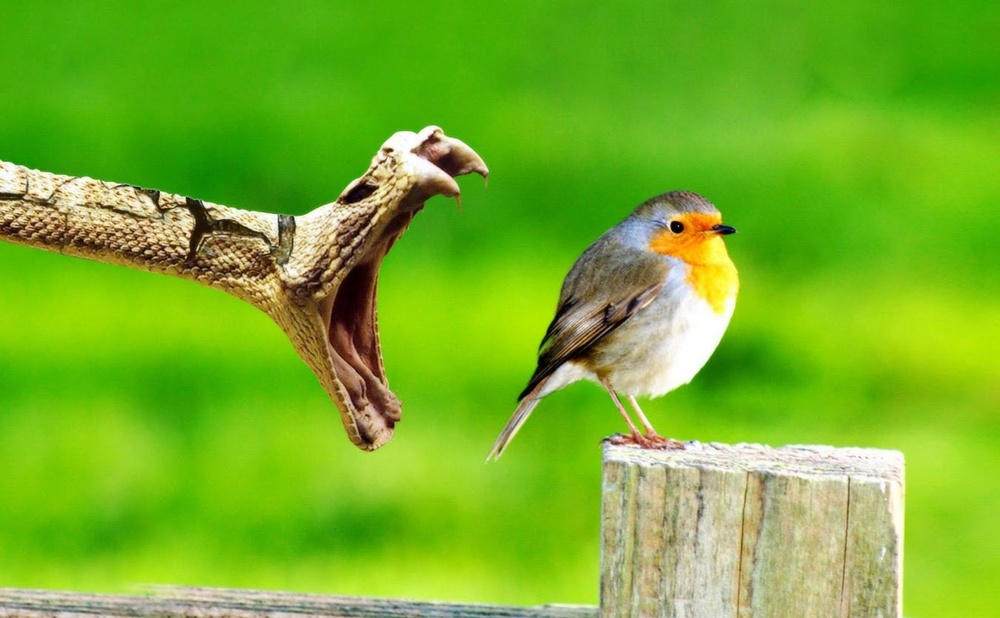
#> input picture cv2_examples/1_gray/bird_with_python.jpg, 1000 x 618 px, shrunk from 1350 x 834 before the run
$ python example.py
#> lines starting #> are read from the running program, lines starting #| are printed output that depends on the picture
import cv2
from matplotlib import pyplot as plt

img_path = 'bird_with_python.jpg'
img = cv2.imread(img_path, 0)
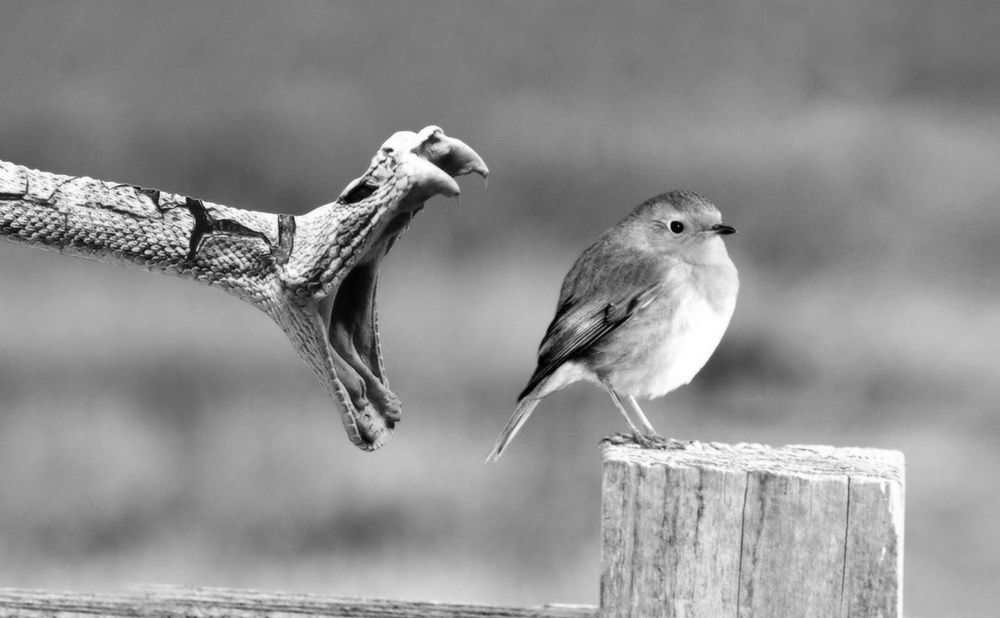
#> img: shape (618, 1000); min 0, max 255, mean 144.9
plt.imshow(img, cmap='gray', interpolation='bicubic')
plt.xticks([]), plt.yticks([])  # to hide tick values on X and Y axis

plt.savefig('gray.png')
